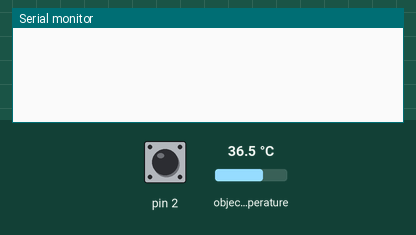
Simulated run of this sketch. Board: Arduino Uno, built with avr-gcc and run on an emulated ATmega328P. On the bench: the last lines printed to the serial monitor. Wiring (inferred from the names in the program): MLX90614 thermometer at I2C address 0x5A. Inputs (shaded band) come from the test bench; at power-on: pin 2 LOW, object temperature 36.5 °C.

Above: at 1.2 s.
1.3 s: pin 2 driven HIGH
At 2.5 s:
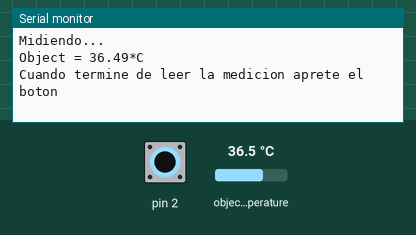
2.8 s: pin 2 pulsed LOW 2 times (0.12 s each, 0.3 s apart)
At 3.13 s:
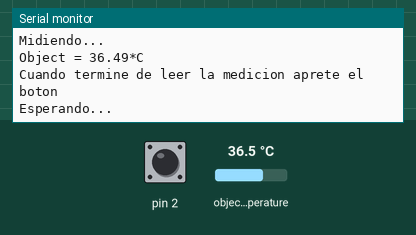

Measured:
- after the input at 1.3 s, the serial monitor: prints a new line at once (image 1)
- after the input at 2.8 s, the serial monitor: prints a new line after 0.12 s (image 2)

The sketch:

mlxArduino.ino
```cpp
#include "TermometroMDE.h"

void setup()
{
  Serial.begin(9600);
  mlx.begin();

  pinMode(2, INPUT);
  attachInterrupt(digitalPinToInterrupt(2), boton_handler, RISING);
}

void loop()
{
  TermometroMDE();
}
```

TermometroMDE.cpp
```cpp
#include "TermometroMDE.h"

volatile uint8_t flag_boton=0;

my_MLX90614 mlx = my_MLX90614();

void TermometroMDE( void )
{
    static uint8_t  estado=ESPERANDO;
    static bool ready=0, first_time=0;
    static double VM_temp;

    switch(estado)
    {
        case ESPERANDO:
            if(flag_boton)
            {
                flag_boton=0;
                estado=MIDIENDO_TEMP;
            }
            else if(first_time)
            {
              first_time=0;
              Serial.println("Esperando...");
            }
        break;

        case MIDIENDO_TEMP:
            Serial.println("Midiendo...");
            ready=MedicionTemp(&VM_temp);

            if(ready)
            {
                ready=0;
                displayTemp(VM_temp);
                Serial.println("Cuando termine de leer la medicion aprete el boton");
                estado=DISPLAY_TEMP;
            }

        break;

        case DISPLAY_TEMP:
            if(flag_boton)
            {
                flag_boton=0;
                first_time=1;
                //Clear display
                estado=ESPERANDO;
            }
        break;

        default: estado = ESPERANDO;
    }
}

void boton_handler (void)
{
  delay(400); //Espero

  if(digitalRead(2))  // Me fijo si sigue en estado alto
  {
    flag_boton=1; // Recien ahi activo el flag
  }
  else
  {
    flag_boton=0;
  }
}

bool MedicionTemp(double *temp)
{
    uint8_t i;

    for(i=0, (*temp)=0; i<CANT_MEDICIONES; i++)
    {
        (*temp)+=mlx.readObjectTemp();
    }

    (*temp)/=CANT_MEDICIONES;

    return true;
}

void displayTemp(double temp)
{
    Serial.print("Object = ");
    Serial.print(temp);
    Serial.println("*C");
}
```

TermometroMDE.h
```cpp
#include <Wire.h>
#include <my_MLX90614.h>
#include <Arduino.h>

#define ESPERANDO 0
#define MIDIENDO_TEMP 1
#define DISPLAY_TEMP 2

#define CANT_MEDICIONES 10

extern my_MLX90614 mlx;

void boton_handler (void);

void TermometroMDE(void);
bool MedicionTemp(double *temp);
void displayTemp(double temp);
```
